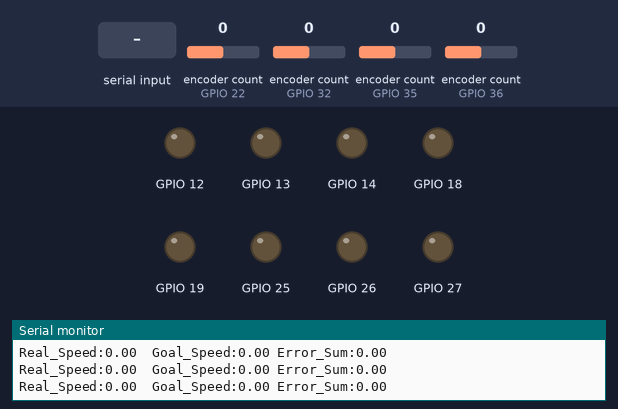
Simulated run of this sketch. Board: ESP32. Parts: output pins drawn as LEDs (lit = HIGH), the last lines printed to the serial monitor. The test bench sets the inputs (shaded band); at power-on: encoder count (sensors on GPIO 32, GPIO 35, GPIO 22, GPIO 36) 0.

Above: at 1.2 s.
1.3 s: "T,0.5,0.0,0.1\n" received over Serial
At 2.5 s:
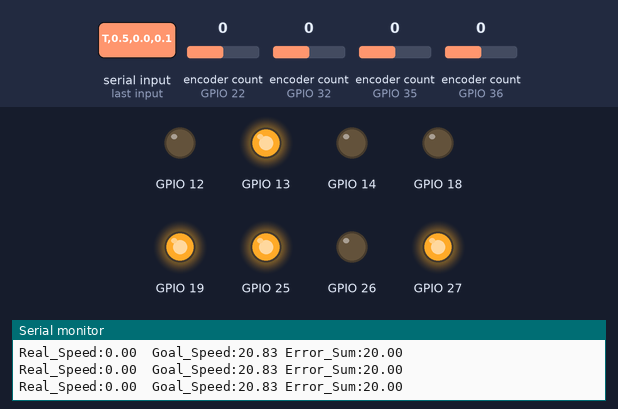
2.8 s: encoder count (sensor on GPIO 32) set to 4
4.3 s: encoder count (sensor on GPIO 35) set to 4
Timing chart, 0 to 7.3 s (numbered marks = the images above; inputs shaded):
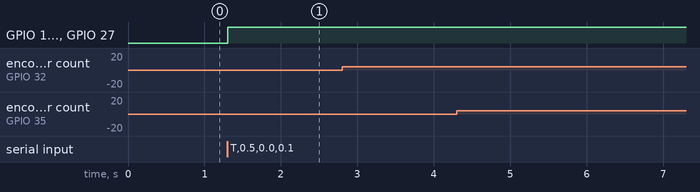

Measured:
- after the input at 1.3 s, GPIO 13, GPIO 19, GPIO 25, GPIO 27: LOW → HIGH at once

The sketch:

bridge.ino
```cpp
// Arduino Serial Sketch for Mecanum Robot Control Bridge
//
// Protocol Summary:
// Inbound (Pi -> Arduino): 'T' for Twist Command (Motor Speeds)
// Outbound (Arduino -> Pi): 'M' for Mecanum Encoder Data


#include <ESP32Encoder.h>
#include "inc/Mecanum.h"
#include "inc/Motor.h"

// ----------------------------------------------------
// Configuration & Objects
// ----------------------------------------------------
const long BAUD_RATE = 115200;
const long ODOMETRY_COMPUTE_INTERVAL_MS = 50;  // Send encoder data 20 times per second
const long DRIVETRAIN_UPDATE_INTERVAL_MS = 5.0;
const double DRIVETRAIN_WHEELBASE = 0.15; // meters
const double REDUCTION = 31.5; // 31.5:1 gear reduction
const int PPR = 7; // Encoder pulses per revolution
const double WHEEL_RADIUS = 0.024;

unsigned long lastOdometryCalcTime = 0;
unsigned long lastDrivetrainUpdateTime = 0;

// Calculates encoder counts to revolutions
double countsToRadians(double count) {
  // Extra divide by 2 because quadrature?
  double revolutions = ((double)count) / (PPR * REDUCTION * 2);
  return revolutions * 2 * PI;
}

// dt in SECONDS
double getAngularVelocity(int deltaCounts, double elapsed_ms) {
  double countsPerSecond = ((double)(deltaCounts)) * 1000 / ((double)elapsed_ms);
  return countsToRadians(countsPerSecond);
}

// TODO: PINS NOT FINAL
Motor bl(14, 27);
Motor br(13, 12);
Motor fr(18, 19);
Motor fl(25, 26);
MecanumDrive drivetrain(fl, fr, bl, br);

ESP32Encoder EncoderFL;
ESP32Encoder EncoderFR;
ESP32Encoder EncoderBL;
ESP32Encoder EncoderBR;

int prevFLCountsDrive = 0;
int prevFRCountsDrive = 0;
int prevBLCountsDrive = 0;
int prevBRCountsDrive = 0;

int prevFLCountsOdom = 0;
int prevFRCountsOdom = 0;
int prevBLCountsOdom = 0;
int prevBRCountsOdom = 0;

// Variables for incoming serial data
String inputString = "";      // A string to hold incoming data
bool stringComplete = false;  // Whether the string is complete

double targetXVel = 0;
double targetYVel = 0;
double targetRot = 0;

double posX = 0;
double posY = 0;
double theta = 0;

void setup() {
  Serial.begin(BAUD_RATE);
  inputString.reserve(200);  // Reserve buffer space for incoming data

  ESP32Encoder::useInternalWeakPullResistors = puType::up;

  // TODO: PINS NOT FINAL
  EncoderFL.attachHalfQuad(36, 39);
  EncoderFR.attachHalfQuad(35, 34);
  EncoderBL.attachHalfQuad(32, 33);  // VN, VP
  EncoderBR.attachHalfQuad(22, 23);

  EncoderFL.clearCount();
  EncoderFR.clearCount();
  EncoderBL.clearCount();
  EncoderBR.clearCount();

  // Initialize peripherals
  drivetrain.init();

  Serial.println("Mecanum Serial Bridge Initialized.");
  Serial.println("Ready for RPi Control (Twist 'T').");
}

void loop() {
  // Check if a command has been received and parsed (non-blocking)
  if (stringComplete) {
    handleIncomingCommand(inputString);
    inputString = "";
    stringComplete = false;
  }

  // Non-blocking Encoder Data Transmission
  if (millis() - lastOdometryCalcTime >= ODOMETRY_COMPUTE_INTERVAL_MS) {
    sendOdometryData();
    lastOdometryCalcTime = millis();
  }

  if (millis() - lastDrivetrainUpdateTime >= DRIVETRAIN_UPDATE_INTERVAL_MS) {
    double flAngularVelocity = getAngularVelocity(EncoderFL.getCount() - prevFLCountsDrive, DRIVETRAIN_UPDATE_INTERVAL_MS);
    double frAngularVelocity = getAngularVelocity(EncoderFR.getCount() - prevFRCountsDrive, DRIVETRAIN_UPDATE_INTERVAL_MS);
    double blAngularVelocity = getAngularVelocity(EncoderBL.getCount() - prevBLCountsDrive, DRIVETRAIN_UPDATE_INTERVAL_MS);
    double brAngularVelocity = getAngularVelocity(EncoderBR.getCount() - prevBRCountsDrive, DRIVETRAIN_UPDATE_INTERVAL_MS);

    drivetrain.drive(
      targetXVel,
      targetYVel,
      targetRot,
      flAngularVelocity,
      frAngularVelocity,
      blAngularVelocity,
      brAngularVelocity);

    prevFLCountsDrive = EncoderFL.getCount();
    prevFRCountsDrive = EncoderFR.getCount();
    prevBLCountsDrive = EncoderBL.getCount();
    prevBRCountsDrive = EncoderBR.getCount();
    lastDrivetrainUpdateTime = millis();
  }
}


void sendOdometryData() {
  int rotFL = EncoderFL.getCount();
  int rotFR = EncoderFR.getCount();
  int rotBL = EncoderBL.getCount();
  int rotBR = EncoderBR.getCount();

  double flAngularVel = getAngularVelocity(rotFL - prevFLCountsOdom, ODOMETRY_COMPUTE_INTERVAL_MS);
  double frAngularVel = getAngularVelocity(rotFR - prevFRCountsOdom, ODOMETRY_COMPUTE_INTERVAL_MS);
  double blAngularVel = getAngularVelocity(rotBL - prevBLCountsOdom, ODOMETRY_COMPUTE_INTERVAL_MS);
  double brAngularVel = getAngularVelocity(rotBR - prevBRCountsOdom, ODOMETRY_COMPUTE_INTERVAL_MS);

  double vx = (flAngularVel + frAngularVel + blAngularVel + brAngularVel) * WHEEL_RADIUS / 4;
  double vy = (-flAngularVel + frAngularVel + blAngularVel - brAngularVel) * WHEEL_RADIUS / 4;
  double wz = (-flAngularVel + frAngularVel - blAngularVel + brAngularVel) * WHEEL_RADIUS / (4 * DRIVETRAIN_WHEELBASE);

  posX += vx * ODOMETRY_COMPUTE_INTERVAL_MS / 1000;
  posY += vy * ODOMETRY_COMPUTE_INTERVAL_MS / 1000;
  theta += wz * ODOMETRY_COMPUTE_INTERVAL_MS / 1000;

  String serializedData = "M";
  serializedData += String(posX, 3);
  serializedData += ",";
  serializedData += String(posY, 3);
  serializedData += ",";
  serializedData += String(theta, 3);

  // String serializedData = "M";
  // serializedData += String(rotFL, 3);
  // serializedData += ",";
  // serializedData += String(rotFR, 3);
  // serializedData += ",";
  // serializedData += String(rotBL, 3);
  // serializedData += ",";
  // serializedData += String(rotBR, 3);

  Serial.println(serializedData);

  prevFLCountsOdom = rotFL;
  prevFRCountsOdom = rotFR;
  prevBLCountsOdom = rotBL;
  prevBRCountsOdom = rotBR;

  return;
}

void serialEvent() {
  while (Serial.available()) {
    char inChar = (char)Serial.read();
    inputString += inChar;
    // Check for the newline character, which marks the end of a message
    if (inChar == '\n') {
      stringComplete = true;
    }
  }
}

// Handles parsing and executing commands received from the Pi
void handleIncomingCommand(String fullCommand) {
  fullCommand.trim();

  if (fullCommand.length() < 3) return;  // Minimum length for 'T,x' or 'R,x'

  // Get the Message Type ID (First character)
  char typeId = fullCommand.charAt(0);
  // dataPayload starts after the ID and comma (e.g., "T,0.5,0.0,0.1" -> "0.5,0.0,0.1")
  String dataPayload = fullCommand.substring(1);

  switch (typeId) {
    case 'T':
      // Twist Command: T,<linear_x>,<linear_y>,<angular_z>
      handleTwistCommand(dataPayload);
      break;

    default:
      break;
  }
}

void handleTwistCommand(String payload) {
  float x_vel = 0.0, y_vel = 0.0, z_angular = 0.0;

  // Find the first comma (separates X from Y)
  int comma1 = payload.indexOf(',');
  if (comma1 == -1) {
    return;
  }

  // Find the second comma (separates Y from Z)
  int comma2 = payload.indexOf(',', comma1 + 1);
  if (comma2 == -1) {
    return;
  }

  // Extract substrings and convert to float
  // Start at 1 to skip the message type char, e.g. 'T' for twist
  String xStr = payload.substring(0, comma1);
  String yStr = payload.substring(comma1 + 1, comma2);
  String zStr = payload.substring(comma2 + 1);

  x_vel = xStr.toFloat();
  y_vel = yStr.toFloat();
  z_angular = zStr.toFloat();

  // Serial.println("X: " + String(x_vel) + ", Y: " + String(y_vel) + ", Rot: " + String(z_angular));
  targetXVel = x_vel;
  targetYVel = y_vel;
  targetRot = z_angular;
}
```

Mecanum.h
```cpp
#ifndef MECANUM_H
#define MECANUM_H

#include "Motor.h"
#include <Arduino.h>

/**
 * @class MecanumDrive
 * @brief Controls a 4-wheel mecanum drivetrain using Motor objects.
 * * Assumes a standard 'X' configuration:
 * - M1: Front Left (FL)
 * - M2: Front Right (FR)
 * - M3: Back Left (BL)
 * - M4: Back Right (BR)c:\Users\ryker\Documents\UC Berkeley Work\Senior Year\AutoCombat\firmware\bridge\src\Mecanum.cpp c:\Users\ryker\Documents\UC Berkeley Work\Senior Year\AutoCombat\firmware\bridge\src\Motor.cpp
 */
class MecanumDrive {
public:
  /**
   * @brief Constructor for the MecanumDrive class.
   */
  MecanumDrive(Motor &flMotor, Motor &frMotor, Motor &blMotor, Motor &brMotor);

  /**
   * @brief Initializes all four underlying Motor objects.
   * Call this in the Arduino setup() function.
   */
  void init();

  /**
   * @brief Sets the desired velocity and direction for the drivetrain.
   * @param forward The forward/backward speed (-1.0 to 1.0).
   * @param strafe The left/right strafing speed (-1.0 to 1.0).
   * @param rotation The turning speed (clockwise/counter-clockwise) (-1.0 to 1.0).
   */
  void drive(double forward, double strafe, double rotation, double e1, double e2, double e3, double e4);

private:
  Motor& _flMotor; // Front Left
  Motor& _frMotor; // Front Right
  Motor& _blMotor; // Back Left
  Motor& _brMotor; // Back Right

  /**
   * @brief Normalizes the motor speeds to ensure no motor exceeds the [-1.0, 1.0] range.
   * @param v1 Speed for M1 (FL).
   * @param v2 Speed for M2 (FR).
   * @param v3 Speed for M3 (BL).
   * @param v4 Speed for M4 (BR).
   */
  void normalize(double& v1, double& v2, double& v3, double& v4);
};

#endif
```

Motor.h
```cpp
// --- Motor.h ---
#ifndef MOTOR_H
#define MOTOR_H

#include <Arduino.h>

class Motor {
public:
  /**
   * @brief Constructor for the motor.
   * @param pin1 The first input pin (Digital/Direction).
   * @param pin2 The second input pin (PWM/Speed).
   * @param channel The ESP32 LEDC channel to use (0-15).
   */
  Motor(byte pin1, byte pin2);

  void init();

  /**
   * @brief Sets the motor speed and direction.
   * @param velocity A value from -1.0 (full reverse) to 1.0 (full forward).
   */
  void set(double velocity);

private:
  const int _freq = 5000;      // 5 kHz PWM Frequency
  const int _resolution = 8;   // 8-bit resolution (0-255 duty cycle)
  const int _dutyCycleMax = pow(2,_resolution) - 1;

  byte _pin1;
  byte _pin2;
};

#endif
```

PID.h
```cpp
#ifndef PID_H
#define PID_H

class PID {
public:

  PID(double kP, double kI, double kD, bool allowReverse, double maxAccumulatedError);

  double compute(double input);
  void setSetpoint(double setpoint);
  void debugPrint();

private:
  double _setpoint = 0;

  double _kP = 0;
  double _kI = 0;
  double _kD = 0;

  double _prevError = 0;
  double _accumulatedError = 0;
  double _prevInput = 0;

  bool _allowReverse = true;

  // 0 == no limit
  double _maxAccumulatedError = 0;

};

#endif
```

Mecanum.cpp
```cpp
#include "../inc/Mecanum.h"
#include "../inc/PID.h"

#define MAX_MOTOR_SPEED 1.0 // Revolutions / second
#define REDUCTION 31.5 // 31.5:1 gear reduction
#define PPR 7 // Encoder pulses per revolution

const double WHEEL_RADIUS = 0.024;
const double DRIVETRAIN_WHEELBASE = 0.15;

//front left PID
double flKp=1, flKi=0.1, flKd=0.3;
PID flPID(flKp, flKi, flKd, false, 20);

double frKp=1, frKi=0.1, frKd=0.3;
PID frPID(frKp, frKi, frKd, false, 20);

//back left PID
double blKp=1, blKi=0.1, blKd=0.3;
PID blPID(blKp, blKi, blKd, false, 20);

//back right PID
double brKp=1, brKi=0.1, brKd=0.3;
PID brPID(brKp, brKi, brKd, false, 20);


MecanumDrive::MecanumDrive(Motor &flMotor, Motor &frMotor, Motor &blMotor, Motor &brMotor)
  : _flMotor(flMotor), _frMotor(frMotor), _blMotor(blMotor), _brMotor(brMotor) {
}

// calculates signs
int sign(double num) {
  if (num > 0) {
    return 1;
  } else if (num < 0) {
    return -1;
  } else {
    return 0;
  }
}

void MecanumDrive::init() {
  _flMotor.init();
  _frMotor.init();
  _blMotor.init();
  _brMotor.init();

}

/**
 * @brief Inverse Kinematics calculation and motor setting.
 * The core of the mecanum drive.
 */
void MecanumDrive::drive(double forward, double strafe, double rotation, double e1, double e2, double e3, double e4) {

  // Mecanum FK
  // v's are angular velocity targets rad/s
  double v1 = (forward - strafe + rotation * DRIVETRAIN_WHEELBASE) / WHEEL_RADIUS;
  double v2 = (forward + strafe - rotation * DRIVETRAIN_WHEELBASE) / WHEEL_RADIUS;
  double v3 = (forward + strafe + rotation * DRIVETRAIN_WHEELBASE) / WHEEL_RADIUS;
  double v4 = (forward - strafe - rotation * DRIVETRAIN_WHEELBASE) / WHEEL_RADIUS;

  flPID.setSetpoint(v1);
  frPID.setSetpoint(v2);
  blPID.setSetpoint(v3);
  brPID.setSetpoint(v4);

  double flOut = flPID.compute(e1);
  double frOut = frPID.compute(e2);
  double blOut = blPID.compute(e3);
  double brOut = brPID.compute(e4);

  normalize(flOut, frOut, blOut, brOut);

  blPID.debugPrint();

  _flMotor.set(flOut);
  _frMotor.set(frOut);
  _blMotor.set(blOut);
  _brMotor.set(brOut);
}

/**
 * @brief Finds the maximum absolute speed and scales all speeds down if necessary.
 * This ensures the commanded speed does not exceed the maximum motor velocity (1.0).
 */
void MecanumDrive::normalize(double& v1, double& v2, double& v3, double& v4) {

  v1 = (abs(v1) > MAX_MOTOR_SPEED) ? v1 / abs(v1) : v1;
  v2 = (abs(v2) > MAX_MOTOR_SPEED) ? v2 / abs(v2) : v2;
  v3 = (abs(v3) > MAX_MOTOR_SPEED) ? v3 / abs(v3) : v3;
  v4 = (abs(v4) > MAX_MOTOR_SPEED) ? v4 / abs(v4) : v4;

  int dirv1 = sign(v1);
  int dirv2 = sign(v2);
  int dirv3 = sign(v3);
  int dirv4 = sign(v4);

  v1 = dirv1 * map(int(abs(v1) * 100), 0, 100, 50, 100) / 100.0;
  v2 = dirv2 * map(int(abs(v2) * 100), 0, 100, 50, 100) / 100.0;
  v3 = dirv3 * map(int(abs(v3) * 100), 0, 100, 50, 100) / 100.0;
  v4 = dirv4 * map(int(abs(v4) * 100), 0, 100, 50, 100) / 100.0;
}
```

Motor.cpp
```cpp
#include "../inc/Motor.h"

#include <Arduino.h>

Motor::Motor(byte pin1, byte pin2)
  : _pin1(pin1), _pin2(pin2) {}

void Motor::init() {
  // Initialize PWM pins
  ledcAttach(_pin1, _freq, _resolution);
  ledcAttach(_pin2, _freq, _resolution);

  // Set seped 0
  ledcWrite(_pin1, 0);
  ledcWrite(_pin2, 0);
}

void Motor::set(double velocity) {
  // Map -1.0 -> MIN_PULSE, 1.0 -> MAX_PULSE
  int duty = abs(velocity) * _dutyCycleMax;
  int clamped = min(max(duty, 0), _dutyCycleMax);
  if (velocity < 0) {
    ledcWrite(_pin1, clamped);
    ledcWrite(_pin2, 0);
  } else {
    ledcWrite(_pin1, 0);
    ledcWrite(_pin2, clamped);
  }
}
```

PID.cpp
```cpp
#include "../inc/PID.h"
#include <Arduino.h>

PID::PID(double kP, double kI, double kD, bool allowReverse=true, double maxAccumulatedError=0) :
  _kP(kP), _kI(kI), _kD(kD), _allowReverse(allowReverse), _maxAccumulatedError(maxAccumulatedError) {}

int signs(double num) {
  if (num > 0) {
    return 1;
  } else if (num < 0) {
    return -1;
  } else {
    return 0;
  }
}

void PID::setSetpoint(double setpoint) {
  _setpoint = setpoint;
}

void PID::debugPrint() {
  Serial.print("Real_Speed:");
  Serial.print(String(_prevInput));
  Serial.print(" ");
  // Serial.print("Output_PWM_Signal:");
  // Serial.print(String(_));
  Serial.print(" ");
  Serial.print("Goal_Speed:");
  Serial.print(String(_setpoint));
  Serial.print(" ");
  Serial.print("Error_Sum:");
  Serial.println(String(_accumulatedError));
}

double PID::compute(double input) {
  double err = _setpoint - input;
  double errdot = err - _prevError;
  double output = _kP * err + _kD * errdot + _kI * _accumulatedError;

  _prevError = err;
  _accumulatedError += err;
  if (_accumulatedError > _maxAccumulatedError) {
    _accumulatedError = _maxAccumulatedError;
  } else if (_accumulatedError < -_maxAccumulatedError) {
    _accumulatedError = -_maxAccumulatedError;
  }
  // Output 0 if reverse is disallowed
  if (signs(_setpoint) != signs(output)) {
    output = 0;
  }

  _prevInput = input;

  return output;
}
```
